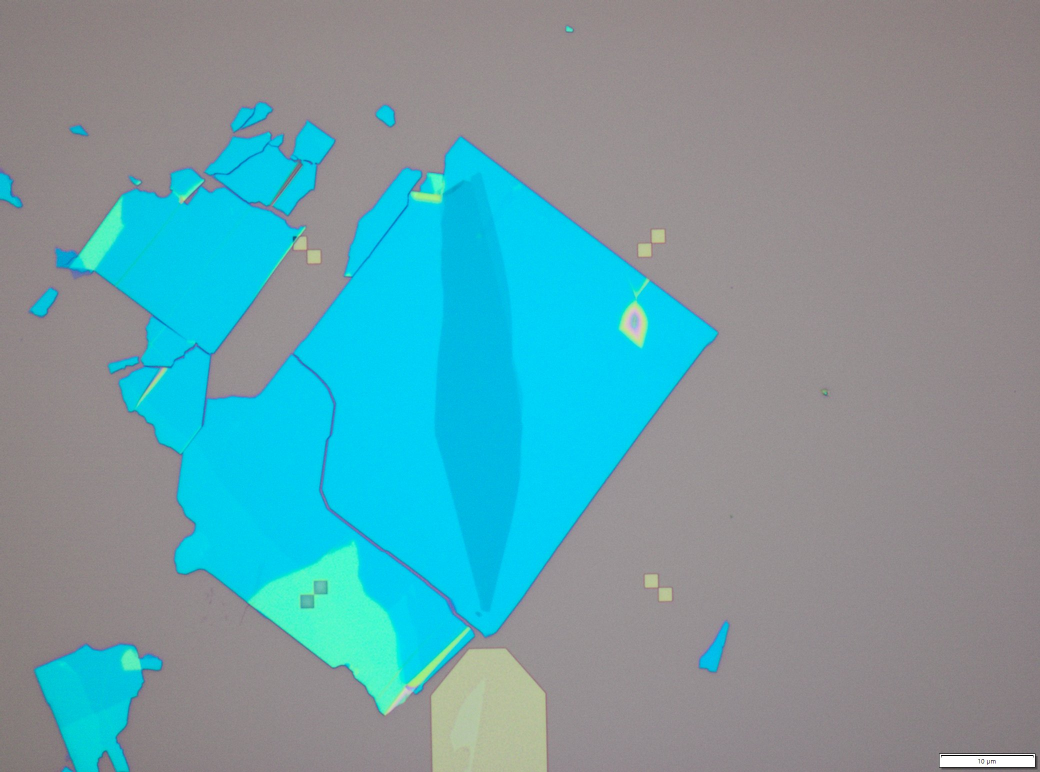
#> input picture tests_resources/ml08/bottom_part.jpg, 2080 x 1544 px (shown at 1/2 size)
$ python contrast_enhance.py --input ../../../tests_resources/ml08/bottom_part.jpg --output out.png
#> lines starting #> are read from the running program, lines starting #| are printed output that depends on the picture
#> in main, image is the input picture: shape (1544, 2080, 3); mean B, G, R 165, 157.1, 109.8
#!/usr/bin/env python3
"""Enhance microscope-image local contrast in LAB L without altering geometry."""

from __future__ import annotations

import argparse
from pathlib import Path

import cv2
import numpy as np


def enhance_lab_l(
    image: np.ndarray,
    clip_limit: float = 2.0,
    tile_grid: tuple[int, int] = (8, 8),
) -> np.ndarray:
    """Apply CLAHE to LAB L while retaining the original LAB a/b channels."""
#> called with clip_limit = 2, tile_grid = (8, 8)
    if not isinstance(image, np.ndarray) or image.ndim != 3 or image.shape[2] != 3:
        raise ValueError("image must be an HxWx3 BGR array")
    if image.dtype != np.uint8:
        raise ValueError("image must use uint8 pixels")
    if clip_limit <= 0:
        raise ValueError("clip_limit must be positive")
    if (
        len(tile_grid) != 2
        or int(tile_grid[0]) <= 0
        or int(tile_grid[1]) <= 0
    ):
        raise ValueError("tile_grid values must be positive")

    lab = cv2.cvtColor(image, cv2.COLOR_BGR2LAB)
#> lab: shape (1544, 2080, 3); mean of channels 0, 1, 2 161.6, 121.8, 121.8
    l_chan, a_chan, b_chan = cv2.split(lab)
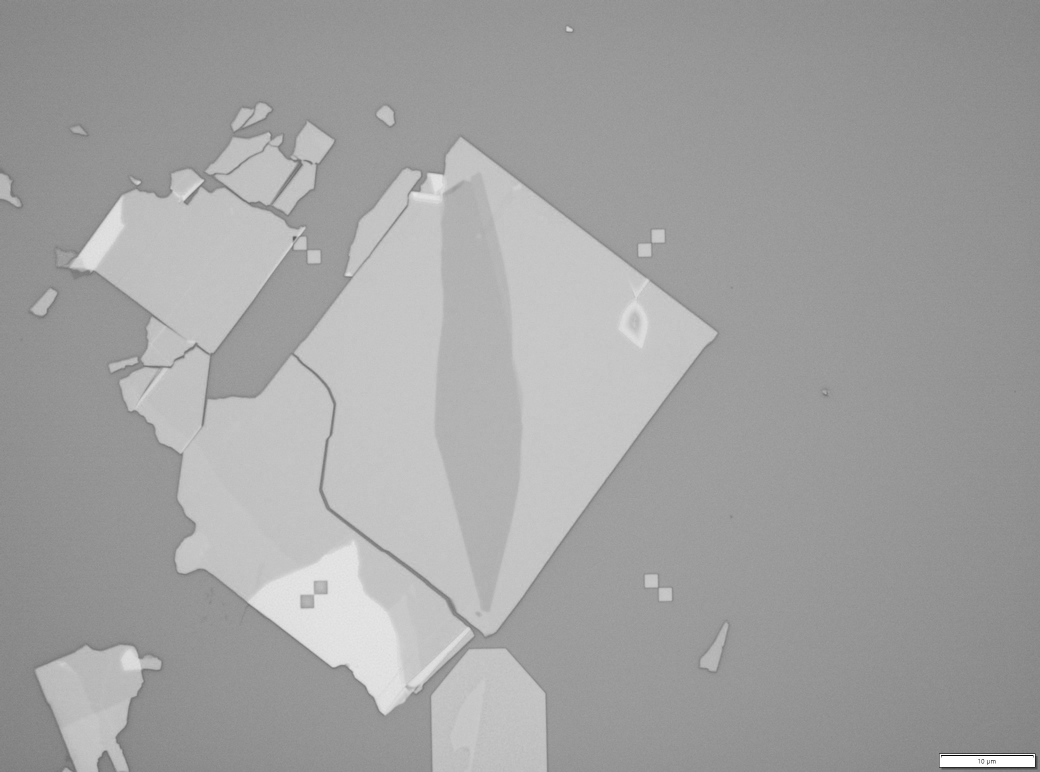
#> l_chan: shape (1544, 2080) (shown at 1/2 size); min 0, max 255, mean 161.6
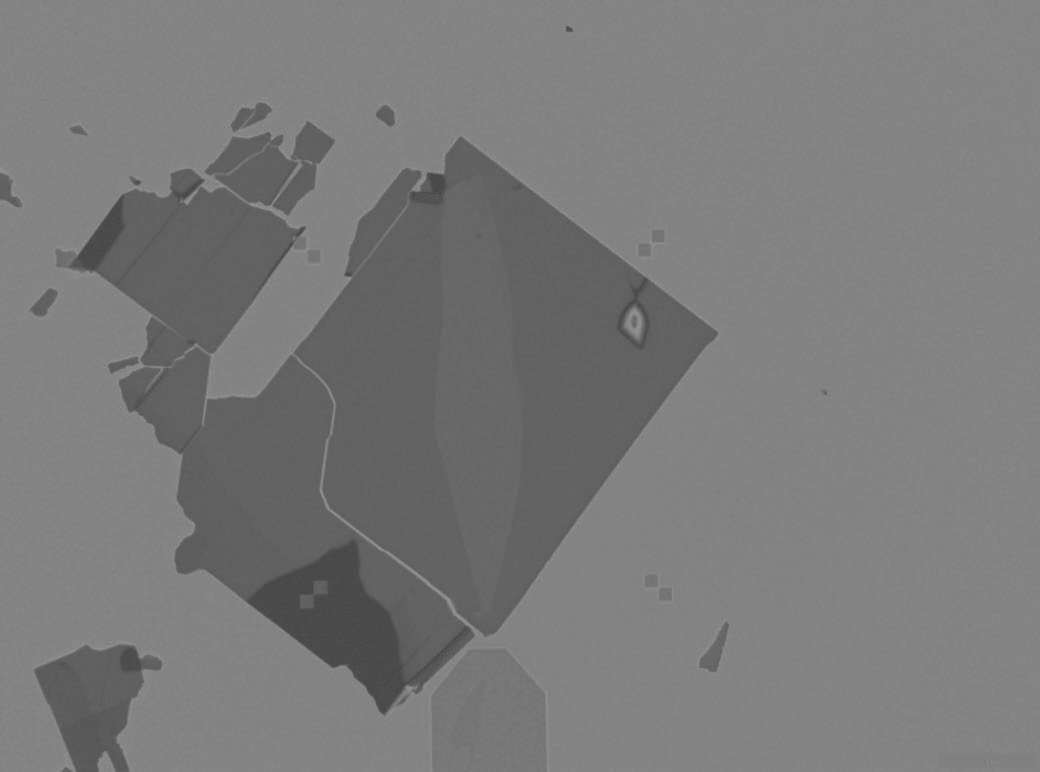
#> a_chan: shape (1544, 2080) (shown at 1/2 size); min 67, max 154, mean 121.8
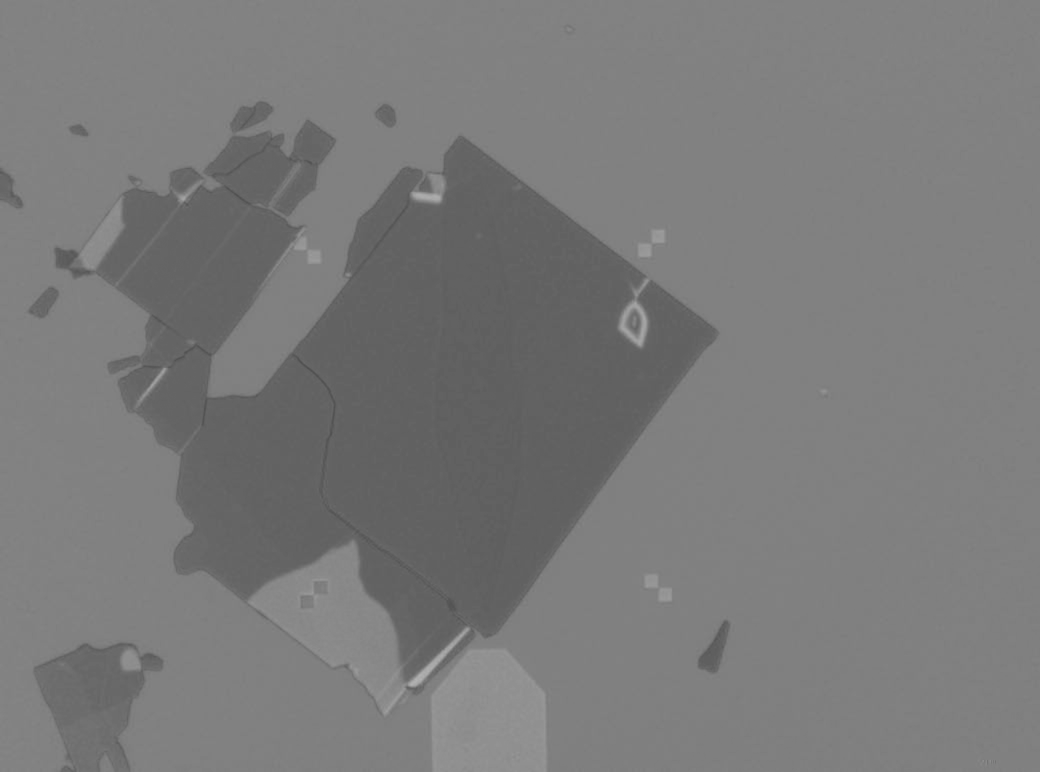
#> b_chan: shape (1544, 2080) (shown at 1/2 size); min 79, max 179, mean 121.8
    clahe = cv2.createCLAHE(
        clipLimit=float(clip_limit),
        tileGridSize=(int(tile_grid[0]), int(tile_grid[1])),
    )
    enhanced_l = clahe.apply(l_chan)
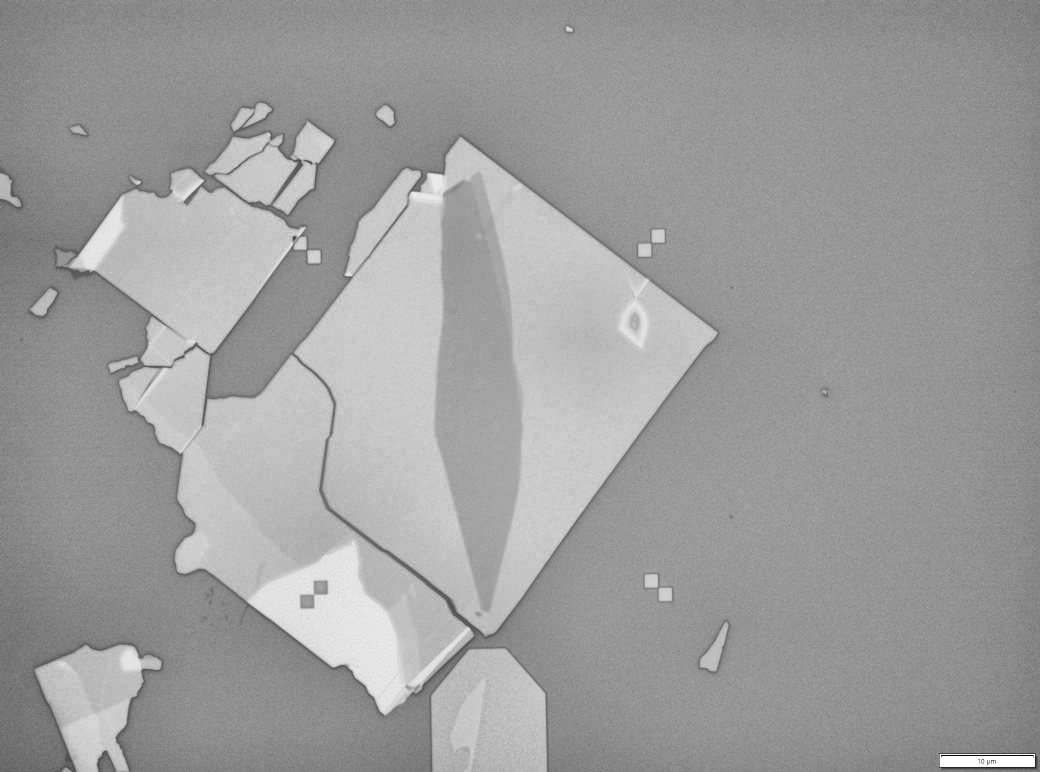
#> enhanced_l: shape (1544, 2080) (shown at 1/2 size); min 2, max 255, mean 157
    enhanced_lab = cv2.merge((enhanced_l, a_chan, b_chan))
#> enhanced_lab: shape (1544, 2080, 3); mean of channels 0, 1, 2 157, 121.8, 121.8
    return cv2.cvtColor(enhanced_lab, cv2.COLOR_LAB2BGR)
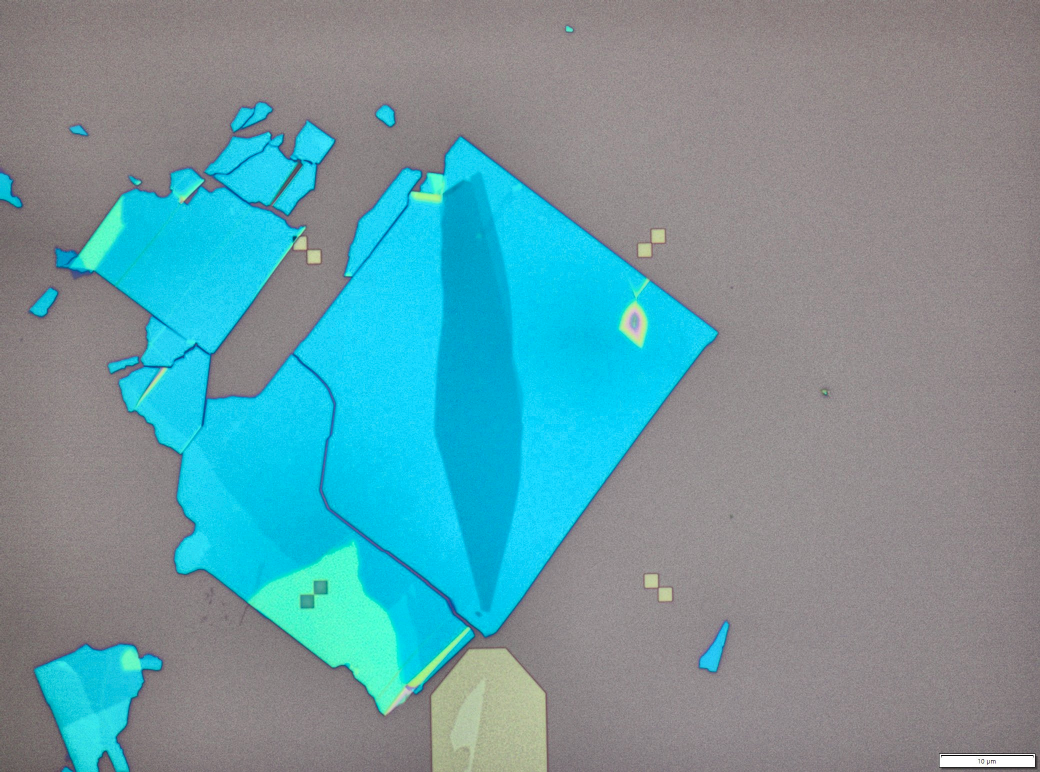
#> returned value: shape (1544, 2080, 3) (shown at 1/2 size); mean B, G, R 160.3, 152.6, 108.6


def make_diagnostic(original: np.ndarray, enhanced: np.ndarray) -> np.ndarray:
    """Return a labeled, side-by-side BGR diagnostic image."""
    if original.shape != enhanced.shape:
        raise ValueError("diagnostic images must have identical shapes")
    left = original.copy()
    right = enhanced.copy()
    for canvas, label in ((left, "ORIGINAL"), (right, "CLAHE LAB-L")):
        cv2.rectangle(canvas, (0, 0), (260, 42), (0, 0, 0), -1)
        cv2.putText(
            canvas,
            label,
            (12, 30),
            cv2.FONT_HERSHEY_SIMPLEX,
            0.8,
            (255, 255, 255),
            2,
            cv2.LINE_AA,
        )
    return np.hstack((left, right))


def _write_image(path: Path, image: np.ndarray) -> None:
    path.parent.mkdir(parents=True, exist_ok=True)
    if not cv2.imwrite(str(path), image):
        raise OSError(f"could not write image: {path}")


def main() -> int:
    parser = argparse.ArgumentParser()
    parser.add_argument("--input", type=Path, required=True)
    parser.add_argument("--output", type=Path, required=True)
    parser.add_argument("--diagnostic", type=Path)
    parser.add_argument("--clip-limit", type=float, default=2.0)
    parser.add_argument("--tile-grid", type=int, nargs=2, default=(8, 8))
    args = parser.parse_args()

    image = cv2.imread(str(args.input), cv2.IMREAD_COLOR)
    if image is None:
        raise SystemExit(f"could not read input image: {args.input}")
    enhanced = enhance_lab_l(
        image,
        clip_limit=args.clip_limit,
        tile_grid=(args.tile_grid[0], args.tile_grid[1]),
    )
    _write_image(args.output, enhanced)
    if args.diagnostic is not None:
        _write_image(args.diagnostic, make_diagnostic(image, enhanced))
    print(
        f"enhanced={args.output} shape={enhanced.shape[1]}x{enhanced.shape[0]} "
        f"clip_limit={args.clip_limit} tile_grid={tuple(args.tile_grid)}"
    )
#| enhanced=out.png shape=2080x1544 clip_limit=2.0 tile_grid=(8, 8)
    return 0


if __name__ == "__main__":
    raise SystemExit(main())
#> (the program exits here)
